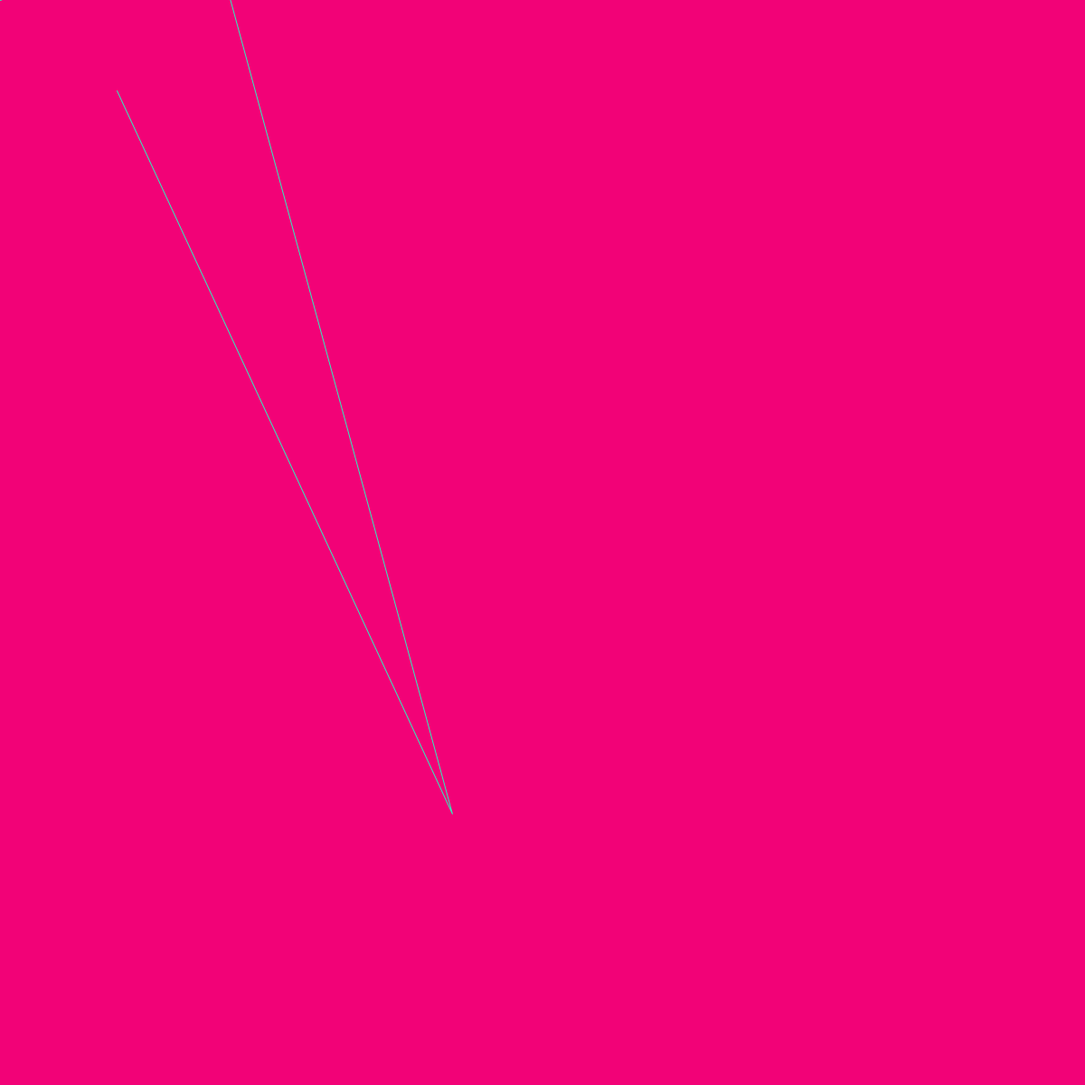
Frame 1 (no input)
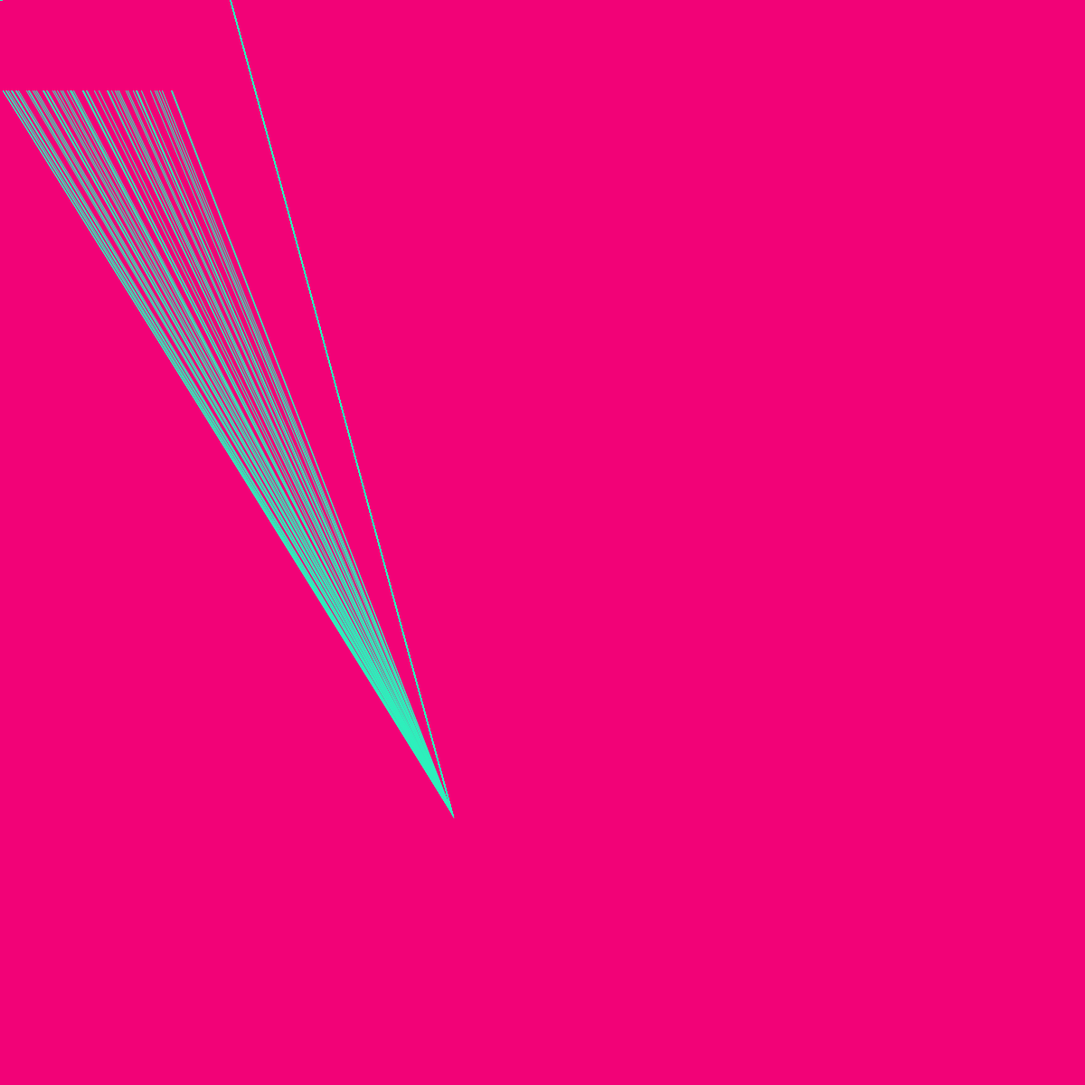
Frame 60 (the mouse pressed at the canvas centre just before this capture)
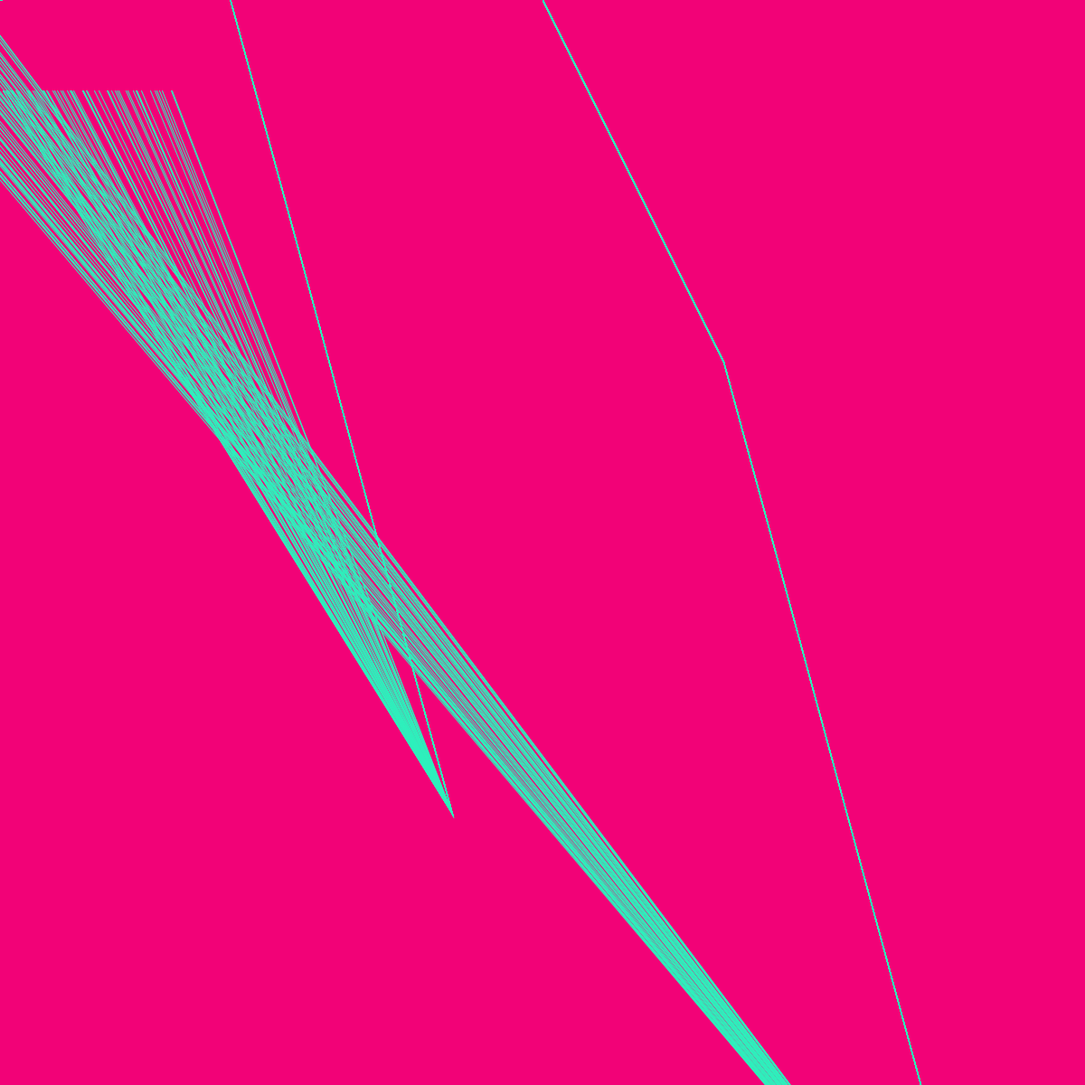
Frame 120 (the mouse held since frame 60 and released just before this capture)

The Processing sketch that drew these frames (run headless with seeded random() and noise(); from frame 60 on, the mouse is pressed at the canvas centre):

// Processing sketch: processing_52774
// ── processing_52774.pde

void setup() {
  size(1200, 1200);
  background(242,2,119);
}


void draw() {
  beginShape();
  noFill();
  stroke(45, 240, 188);
  vertex(random(200)-mouseX, 100-mouseY);
  vertex(mouseX+500, mouseY+900);
  vertex (mouseX+200, mouseY-200);
  vertex (mouseY+200, mouseX-200);
  vertex(mouseX, mouseY-600);
  vertex(mouseY, mouseX-600);
  endShape();
  if (mouseX<700 && mouseY <270) {
    beginShape();
    vertex(mouseX, mouseY);
    vertex(mouseX+280, mouseY-130);
    vertex(mouseX-110, mouseY-250);
    endShape();
  }
}

void mouseReleased(){
 background(89,242,2); 
   beginShape();
  noFill();
  stroke(0);
   vertex(random(200)-mouseX, 100-mouseY);
  vertex(mouseX+500, mouseY+900);
  vertex (mouseX+200, mouseY-200);
  vertex (mouseY+200, mouseX-200);
  vertex(mouseX, mouseY-600);
  vertex(mouseY, mouseX-600);
  endShape();
  if (mouseX<700 && mouseY <270) {
    beginShape();
    vertex(mouseX, mouseY);
    vertex(mouseX+280, mouseY-130);
    vertex(mouseX-110, mouseY-250);
    endShape();
}
}
